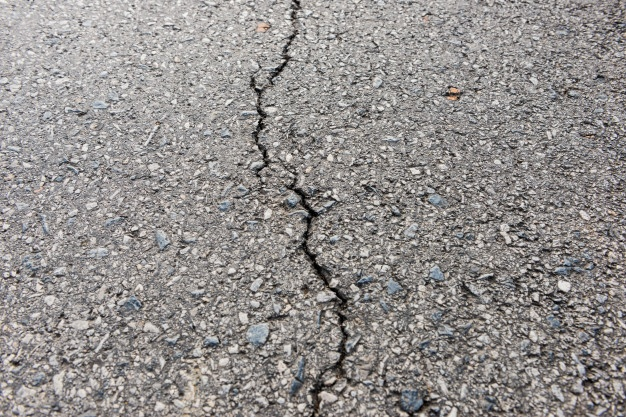
#> input picture Input-Set/RoadCrack_01.jpg, 626 x 417 px
$ python CrackDetection.py
#> lines starting #> are read from the running program, lines starting #| are printed output that depends on the picture; after the words box and inside, x2 and y2 are one past the last pixel; in counts of white or black regions, pixels touching at a corner belong together

# ok this is another test
# we should add new canny here
# ---------------------------------------------------------This is a split line-
# importing necessary libraries
import numpy as np
import cv2
from matplotlib import pyplot as plt

# read a cracked sample image
img = cv2.imread('Input-Set/RoadCrack_01.jpg')
#> img is the input picture: shape (417, 626, 3); mean B, G, R 141, 143.1, 146.8
print(img.shape)
#| (417, 626, 3)

# Convert into gray scale
gray = cv2.cvtColor(img, cv2.COLOR_BGR2GRAY)

# Image processing ( smoothing )
# Averaging
blur = cv2.blur(gray,(3,3))
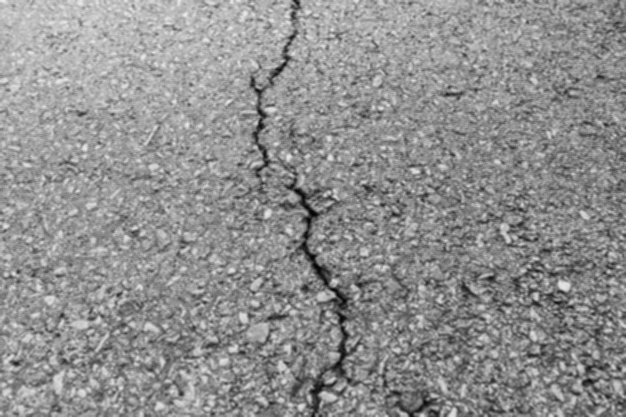
#> blur: shape (417, 626); min 3, max 237, mean 143.9

# Apply logarithmic transform
img_log = (np.log(blur+1)/(np.log(1+np.max(blur))))*255
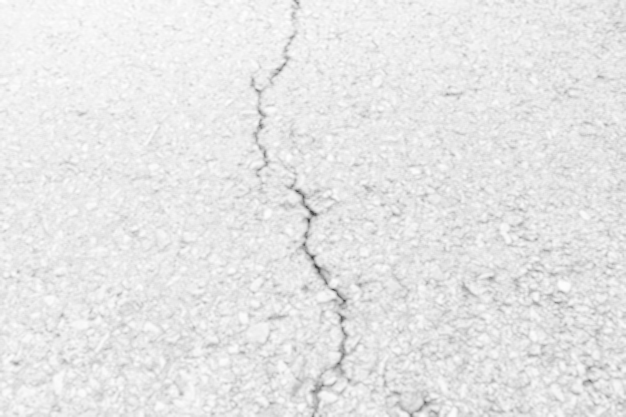
#> img_log: shape (417, 626) float16; min 64.62, max 255, mean 230.5

# Specify the data type
img_log = np.array(img_log,dtype=np.uint8)

# Image smoothing: bilateral filter
bilateral = cv2.bilateralFilter(img_log, 5, 75, 75)

# Canny Edge Detection
edges = cv2.Canny(bilateral,100,200)
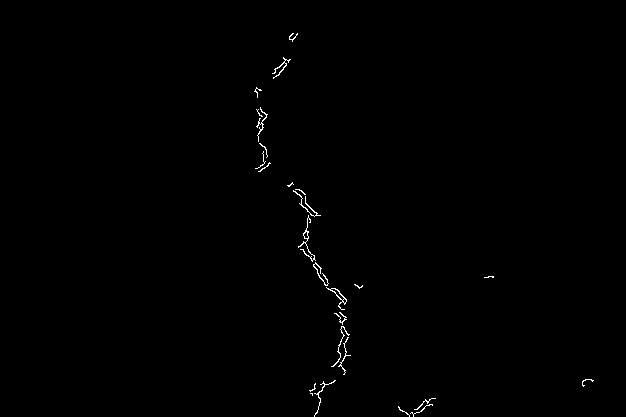
#> edges: shape (417, 626); 0.4% white in thin lines or dots, all inside (x1, y1, x2, y2) = (254, 33, 594, 417)
# edges = cv2.imread('Processed-Set/my_edge_road_defection.png')

# Morphological Closing Operator
kernel = np.ones((5,5),np.uint8)
closing = cv2.morphologyEx(edges, cv2.MORPH_CLOSE, kernel)
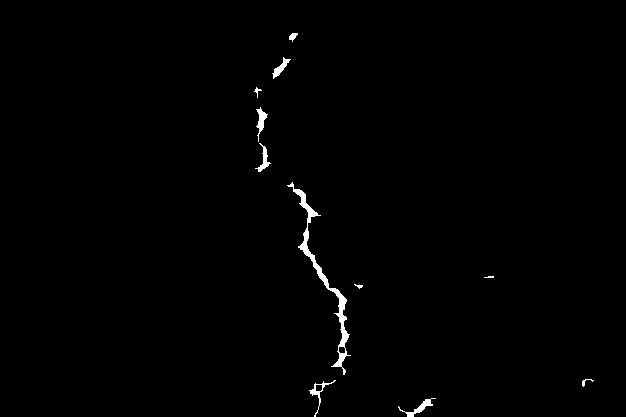
#> closing: shape (417, 626); 0.77% white; 11 white regions (1 under 20 px), largest, box (x1, y1, x2, y2) and area: (287, 182, 351, 375) 1114, (398, 398, 436, 417) 174, (256, 107, 268, 142) 156

# Create feature detecting method
# sift = cv2.xfeatures2d.SIFT_create()
# surf = cv2.xfeatures2d.SURF_create()
orb = cv2.ORB_create(nfeatures=1500)

# Make featured Image
keypoints, descriptors = orb.detectAndCompute(closing, None)
#> keypoints = 463 keypoints; strongest (x, y, size): (296, 188, 31), (286, 58, 31), (257, 89, 37.2), (290, 188, 37.2)
featuredImg = cv2.drawKeypoints(closing, keypoints, None)

# Create an output image
# cv2.imwrite('Output-Set/CrackDetected-7.jpg', featuredImg)

# Use plot to show original and output image
plt.subplot(121),plt.imshow(img)
plt.title('Original'),plt.xticks([]), plt.yticks([])
plt.subplot(122),plt.imshow(featuredImg,cmap='gray')
plt.title('Output Image'),plt.xticks([]), plt.yticks([])
plt.show()
#> figure, not shown here; B, G, R data is drawn as R, G, B
